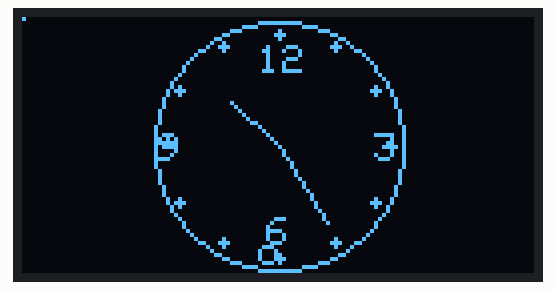
Simulated run of this sketch. Board: ESP32. Shown: 128×64 one-colour display. WiFi joins after 1.5 s; servers stay silent unless stated; the local clock reads 2024-03-15 10:24:30 at power-on unless the sketch sets it; what the sketch prints to the serial monitor is not drawn.

Above: at 1.7 s.
At 5.7 s:
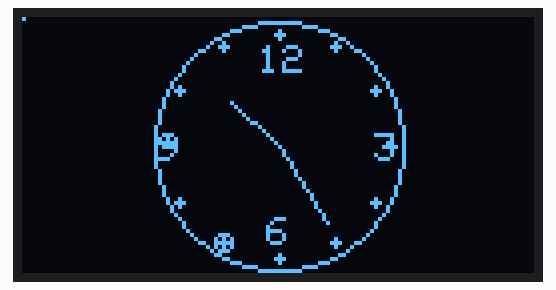
At 10.7 s:
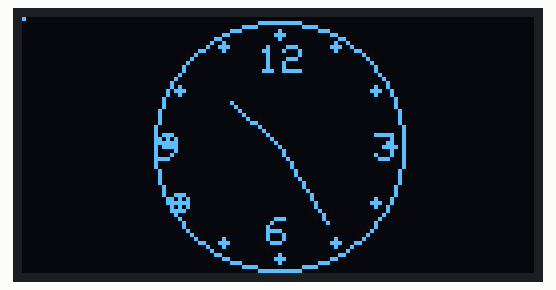
At 19.7 s:
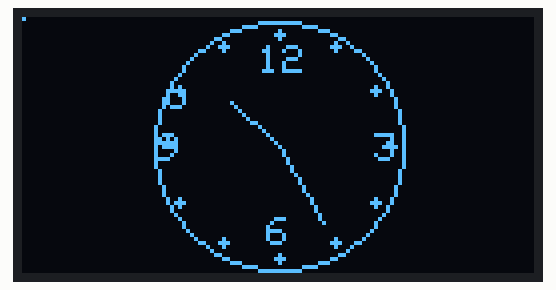
At 28.7 s:
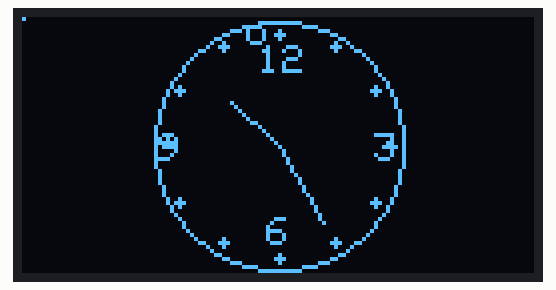
At 38.7 s:
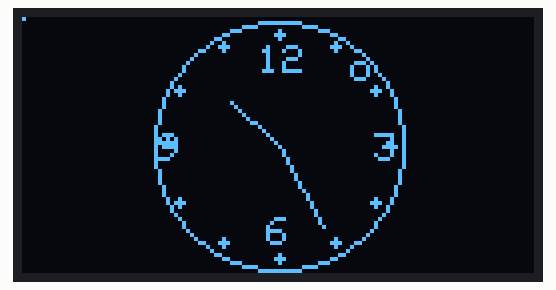

Measured:
- what the display in image 0 shows lasts 1.0 s, from 1.7 s to 2.7 s

The sketch:

OledClock.ino
```cpp
#include <Wire.h>
#include <Adafruit_GFX.h>
#include <Adafruit_SH110X.h>
#include <WiFi.h>
#include "time.h"
#include "esp_sntp.h"

// Configuration
const char* ssid = "Your Wifi SSID";
const char* password = "Your Wifi Password";

const char* ntpServer1 = "pool.ntp.org";
const char* ntpServer2 = "time.nist.gov";
const long gmtOffset_sec = 60000;  //
const int daylightOffset_sec = 0;   // No DST

// Global Variables
int hrs = 0, mins = 0, secs = 0;
unsigned long lastClockUpdate = 0;
unsigned long lastWiFiCheck = 0;

// Initialize SH1106 display (128x64)
Adafruit_SH1106G display(128, 64, &Wire, -1);

const int NUM_POINTS = 60;
const int RADIUS = 28;
const int CENTER_X = 64;
const int CENTER_Y = 32;

int pointsX[NUM_POINTS];
int pointsY[NUM_POINTS];

void setLocalTime();
void timeavailable(struct timeval* t);

void setup() {
  Serial.begin(115200);

  // Initialize SH1106 Display (0x3C is standard I2C address)
  delay(100); // Small delay for SH1106 startup stability
  if (!display.begin(0x3C, true)) {
    Serial.println(F("SH1106 allocation failed"));
    for (;;);
  }

  display.clearDisplay();
  display.setTextColor(SH110X_WHITE);
  display.setTextSize(1);
  display.setCursor(15, 28);
  display.print("Connecting WiFi...");
  display.display();

  // Initialize SNTP configuration
  sntp_set_time_sync_notification_cb(timeavailable);
  configTime(gmtOffset_sec, daylightOffset_sec, ntpServer1, ntpServer2);

  // Non-blocking WiFi connection with timeout
  WiFi.begin(ssid, password);
  int attempts = 0;
  while (WiFi.status() != WL_CONNECTED && attempts < 20) {
    delay(500);
    Serial.print(".");
    attempts++;
  }

  if (WiFi.status() == WL_CONNECTED) {
    Serial.println("\nWiFi Connected");
  } else {
    Serial.println("\nWiFi Connection Timeout (Running on local RTC)");
  }

  // Pre-calculate 60 ticks around the clock face
  for (int i = 0; i < NUM_POINTS; i++) {
    float angleRad = (i * 6.0f - 90.0f) * DEG_TO_RAD;
    pointsX[i] = CENTER_X + RADIUS * cos(angleRad);
    pointsY[i] = CENTER_Y + RADIUS * sin(angleRad);
  }
}

void loop() {
  unsigned long currentMillis = millis();

  // Update screen once every second
  if (currentMillis - lastClockUpdate >= 1000) {
    lastClockUpdate = currentMillis;

    setLocalTime();
    drawClock();
  }

  // Non-blocking WiFi reconnect check every 30 seconds
  if (currentMillis - lastWiFiCheck >= 30000) {
    lastWiFiCheck = currentMillis;
    if (WiFi.status() != WL_CONNECTED) {
      WiFi.reconnect();
    }
  }
}

void drawClock() {
  display.clearDisplay();

  // 1. Calculate angles
  float secAngle = secs * 6.0f;
  float minAngle = (mins + secs / 60.0f) * 6.0f;
  float hrAngle  = ((hrs % 12) + mins / 60.0f) * 30.0f;

  // 2. Convert angles to polar coordinates
  float hrRad  = (hrAngle - 90.0f) * DEG_TO_RAD;
  float minRad = (minAngle - 90.0f) * DEG_TO_RAD;
  float secRad = (secAngle - 90.0f) * DEG_TO_RAD;

  int hrX  = CENTER_X + (RADIUS - 12) * cos(hrRad);
  int hrY  = CENTER_Y + (RADIUS - 12) * sin(hrRad);
  int minX = CENTER_X + (RADIUS - 5)  * cos(minRad);
  int minY = CENTER_Y + (RADIUS - 5)  * sin(minRad);
  int secX = CENTER_X + (RADIUS)      * cos(secRad);
  int secY = CENTER_Y + (RADIUS)      * sin(secRad);

  // 3. Draw clock face and ticks
  display.drawCircle(CENTER_X, CENTER_Y, RADIUS + 3, SH110X_WHITE);
  for (int i = 0; i < NUM_POINTS; i += 5) {
    display.fillCircle(pointsX[i], pointsY[i], 1, SH110X_WHITE);
  }

  // 4. Draw cardinal numbers
  display.setTextSize(1);
  display.setCursor(59, 7);   display.print("12");
  display.setCursor(88, 29);  display.print("3");
  display.setCursor(61, 50);  display.print("6");
  display.setCursor(34, 29);  display.print("9");

  // 5. Draw hands
  display.drawLine(CENTER_X, CENTER_Y, hrX, hrY, SH110X_WHITE);
  display.drawLine(CENTER_X, CENTER_Y, minX, minY, SH110X_WHITE);
  display.drawCircle(secX, secY, 2, SH110X_WHITE);

  // 6. Wi-Fi status indicator dot (top-left)
  if (WiFi.status() == WL_CONNECTED) {
    display.drawPixel(0, 0, SH110X_WHITE);
  }

  display.display();
}

void setLocalTime() {
  struct tm timeinfo;
  if (!getLocalTime(&timeinfo)) {
    return;
  }
  hrs  = timeinfo.tm_hour;
  mins = timeinfo.tm_min;
  secs = timeinfo.tm_sec;
}

void timeavailable(struct timeval* t) {
  Serial.println("NTP time synchronization complete.");
  setLocalTime();
}
```
